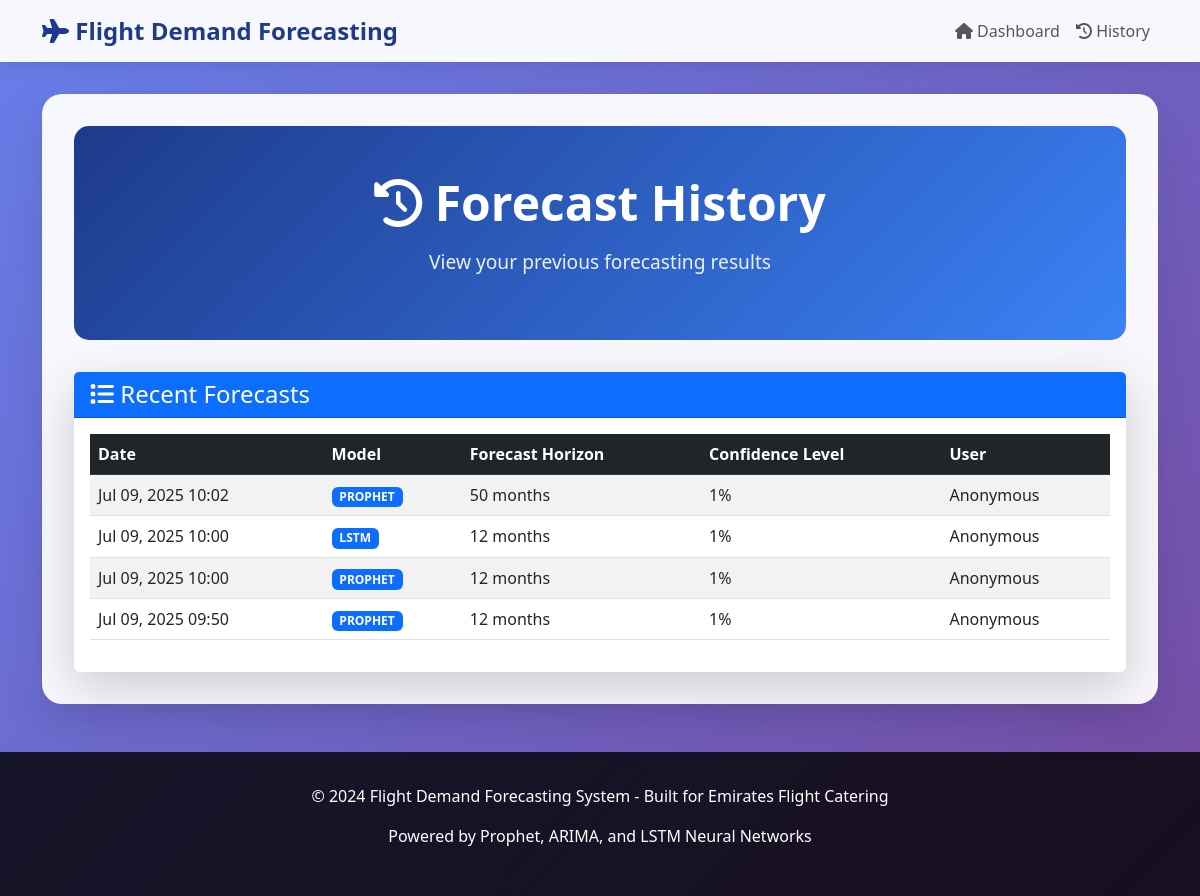
The page /history/ on the database its author committed.
### forecasting/models.py (models this page shows, shortened)
class ForecastResult(models.Model):
    user = models.ForeignKey(User, on_delete=models.CASCADE, null=True, blank=True)
    model = models.ForeignKey(ForecastModel, on_delete=models.CASCADE)
    forecast_horizon = models.IntegerField()
    confidence_interval = models.FloatField(default=0.95)
    predictions = models.JSONField()
    confidence_bounds = models.JSONField(null=True, blank=True)
    created_at = models.DateTimeField(auto_now_add=True)
    class Meta:
        ordering = ['-created_at']

class ForecastModel(models.Model):
    MODEL_CHOICES = [
        ('prophet', 'Prophet'),
        ('arima', 'ARIMA'),
        ('lstm', 'LSTM'),
        ('ensemble', 'Ensemble'),
    ]
    name = models.CharField(max_length=100)
    model_type = models.CharField(max_length=20, choices=MODEL_CHOICES)
    parameters = models.JSONField(default=dict)
    is_trained = models.BooleanField(default=False)
    accuracy_score = models.FloatField(null=True, blank=True)
    model_path = models.CharField(max_length=500, null=True, blank=True)
    created_at = models.DateTimeField(auto_now_add=True)

### forecasting/views.py (the view)
# urls.py: path('history/', views.forecast_history_view, name='history'),
def forecast_history_view(request):
    recent_forecasts = ForecastResult.objects.all()[:10]
    return render(request, 'forecasting/history.html', {
        'forecasts': recent_forecasts,
        'title': 'Forecast History'
    })

### forecasting/templates/forecasting/history.html (shortened to what this page needs)
{% extends 'forecasting/base.html' %}
{% block content %}
<div class="main-container">
    <div class="hero-section">
        <h1><i class="fas fa-history"></i> Forecast History</h1>
        <p>View your previous forecasting results</p>
    </div>
    <div class="row">
        <div class="col-md-12">
            <div class="card border-0 shadow-lg">
                <div class="card-header bg-primary text-white">
                    <h4 class="mb-0"><i class="fas fa-list"></i> Recent Forecasts</h4>
                </div>
                <div class="card-body">
                    {% if forecasts %}
                        <div class="table-responsive">
                            <table class="table table-striped table-hover">
                                <thead class="table-dark">
                                    <tr>
                                        <th>Date</th>
                                        <th>Model</th>
                                        <th>Forecast Horizon</th>
                                        <th>Confidence Level</th>
                                        <th>User</th>
                                    </tr>
                                </thead>
                                <tbody>
                                    {% for forecast in forecasts %}
                                    <tr>
                                        <td>{{ forecast.created_at|date:"M d, Y H:i" }}</td>
                                        <td>
                                            <span class="badge bg-primary">{{ forecast.model.model_type|upper }}</span>
                                        </td>
                                        <td>{{ forecast.forecast_horizon }} months</td>
                                        <td>{{ forecast.confidence_interval|floatformat:0 }}%</td>
                                        <td>{{ forecast.user.username|default:"Anonymous" }}</td>
                                    </tr>
                                    {% endfor %}
                                </tbody>
                            </table>
                        </div>
                    {% endif %}
                </div>
            </div>
        </div>
    </div>
</div>
{% endblock %}

### forecasting/templates/forecasting/base.html (shortened to what this page needs)
<!DOCTYPE html>
<html lang="en">
<head>
    <link href="https://cdn.jsdelivr.net/npm/bootstrap@5.3.0/dist/css/bootstrap.min.css" rel="stylesheet">
    <link rel="stylesheet" href="https://cdnjs.cloudflare.com/ajax/libs/font-awesome/6.0.0/css/all.min.css">
</head>
<body>
    <nav class="navbar navbar-expand-lg navbar-light sticky-top">
        <div class="container">
            <a class="navbar-brand" href="{% url 'forecasting:dashboard' %}">
                <i class="fas fa-plane"></i> Flight Demand Forecasting
            </a>
            <div class="collapse navbar-collapse" id="navbarNav">
                <ul class="navbar-nav ms-auto">
                    <li class="nav-item">
                        <a class="nav-link" href="{% url 'forecasting:dashboard' %}">
                            <i class="fas fa-home"></i> Dashboard
                        </a>
                    </li>
                    <li class="nav-item">
                        <a class="nav-link" href="{% url 'forecasting:history' %}">
                            <i class="fas fa-history"></i> History
                        </a>
                    </li>
                </ul>
            </div>
        </div>
    </nav>
    <div class="container">
        {% block content %}
        {% endblock %}
    </div>
    <footer class="footer">
        <div class="container">
            <p>&copy; 2024 Flight Demand Forecasting System - Built for Emirates Flight Catering</p>
            <p>Powered by Prophet, ARIMA, and LSTM Neural Networks</p>
        </div>
    </footer>
</body>
</html>

### forecasting/templates/forecasting/base.html (style rules this page uses)
:root { --primary-color: #1e3a8a; --secondary-color: #3b82f6; --accent-color: #10b981; --danger-color: #ef4444; --warning-color: #f59e0b; }
body { font-family: 'Segoe UI', Tahoma, Geneva, Verdana, sans-serif; background: linear-gradient(135deg, #667eea 0%, #764ba2 100%); min-height: 100vh; }
.navbar { background: rgba(255, 255, 255, 0.95); backdrop-filter: blur(10px); box-shadow: 0 2px 20px rgba(0, 0, 0, 0.1); }
.navbar-brand { font-weight: 700; color: var(--primary-color) !important; font-size: 1.5rem; }
.main-container { background: rgba(255, 255, 255, 0.95); backdrop-filter: blur(10px); border-radius: 20px; box-shadow: 0 20px 40px rgba(0, 0, 0, 0.1); margin: 2rem auto; padding: 2rem; }
.hero-section { text-align: center; padding: 3rem 0; background: linear-gradient(135deg, var(--primary-color), var(--secondary-color)); color: white; border-radius: 15px; margin-bottom: 2rem; }
.hero-section h1 { font-size: 3rem; font-weight: 700; margin-bottom: 1rem; }
.hero-section p { font-size: 1.2rem; opacity: 0.9; }
.footer { background: rgba(0, 0, 0, 0.8); color: white; padding: 2rem 0; margin-top: 3rem; text-align: center; }

### rows shown on the page
ForecastResult: created_at "Jul 09, 2025 10:02", model.model_type "PROPHET", forecast_horizon "50", confidence_interval "1", user.username "Anonymous"
ForecastResult: created_at "Jul 09, 2025 10:00", model.model_type "LSTM", forecast_horizon "12", confidence_interval "1", user.username "Anonymous"
ForecastResult: created_at "Jul 09, 2025 10:00", model.model_type "PROPHET", forecast_horizon "12", confidence_interval "1", user.username "Anonymous"
ForecastResult: created_at "Jul 09, 2025 09:50", model.model_type "PROPHET", forecast_horizon "12", confidence_interval "1", user.username "Anonymous"
